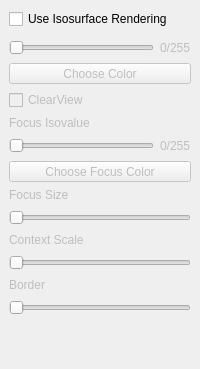
  <widget class="QDockWidget" name="dockWidget_IsoSurface" >
   <property name="windowTitle" >
    <string>Isosurface Settings</string>
   </property>
   <attribute name="dockWidgetArea" >
    <number>2</number>
   </attribute>
   <widget class="QWidget" name="dockWidgetContents_10" >
    <layout class="QVBoxLayout" name="verticalLayout_16" >
     <item>
      <widget class="QCheckBox" name="checkBox_UseIso" >
       <property name="minimumSize" >
        <size>
         <width>0</width>
         <height>18</height>
        </size>
       </property>
       <property name="text" >
        <string>Use Isosurface Rendering</string>
       </property>
      </widget>
     </item>
     <item>
      <widget class="QFrame" name="frame_IsosurfaceEdit" >
       <property name="enabled" >
        <bool>false</bool>
       </property>
       <property name="frameShape" >
        <enum>QFrame::NoFrame</enum>
       </property>
       <property name="frameShadow" >
        <enum>QFrame::Raised</enum>
       </property>
       <property name="lineWidth" >
        <number>0</number>
       </property>
       <layout class="QVBoxLayout" name="verticalLayout_30" >
        <property name="leftMargin" >
         <number>0</number>
        </property>
        <property name="topMargin" >
         <number>3</number>
        </property>
        <property name="rightMargin" >
         <number>0</number>
        </property>
        <property name="bottomMargin" >
         <number>3</number>
        </property>
        <item>
         <widget class="QFrame" name="frame_21" >
          <property name="frameShape" >
           <enum>QFrame::NoFrame</enum>
          </property>
          <property name="frameShadow" >
           <enum>QFrame::Plain</enum>
          </property>
          <property name="lineWidth" >
           <number>0</number>
          </property>
          <layout class="QHBoxLayout" name="horizontalLayout_2" >
           <property name="margin" >
            <number>0</number>
           </property>
           <item>
            <widget class="QSlider" name="horizontalSlider_Isovalue" >
             <property name="minimumSize" >
              <size>
               <width>0</width>
               <height>19</height>
              </size>
             </property>
             <property name="orientation" >
              <enum>Qt::Horizontal</enum>
             </property>
            </widget>
           </item>
           <item>
            <widget class="QLabel" name="label_IsoValue" >
             <property name="minimumSize" >
              <size>
               <width>0</width>
               <height>19</height>
              </size>
             </property>
             <property name="text" >
              <string>0/255</string>
             </property>
            </widget>
           </item>
          </layout>
         </widget>
        </item>
        <item>
         <widget class="QToolButton" name="toolButton_SelColorIso1" >
          <property name="sizePolicy" >
           <sizepolicy vsizetype="Fixed" hsizetype="Expanding" >
            <horstretch>0</horstretch>
            <verstretch>0</verstretch>
           </sizepolicy>
          </property>
          <property name="text" >
           <string>Choose Color</string>
          </property>
         </widget>
        </item>
        <item>
         <widget class="QCheckBox" name="checkBox_ClearView" >
          <property name="sizePolicy" >
           <sizepolicy vsizetype="Fixed" hsizetype="Minimum" >
            <horstretch>0</horstretch>
            <verstretch>19</verstretch>
           </sizepolicy>
          </property>
          <property name="text" >
           <string>ClearView</string>
          </property>
         </widget>
        </item>
        <item>
         <widget class="QFrame" name="frame_ClearView" >
          <property name="enabled" >
           <bool>false</bool>
          </property>
          <property name="frameShape" >
           <enum>QFrame::NoFrame</enum>
          </property>
          <property name="frameShadow" >
           <enum>QFrame::Plain</enum>
          </property>
          <property name="lineWidth" >
           <number>0</number>
          </property>
          <layout class="QVBoxLayout" name="verticalLayout_31" >
           <property name="margin" >
            <number>0</number>
           </property>
           <item>
            <widget class="QLabel" name="label" >
             <property name="sizePolicy" >
              <sizepolicy vsizetype="Preferred" hsizetype="Preferred" >
               <horstretch>0</horstretch>
               <verstretch>19</verstretch>
              </sizepolicy>
             </property>
             <property name="text" >
              <string>Focus Isovalue</string>
             </property>
            </widget>
           </item>
           <item>
            <widget class="QFrame" name="frame_22" >
             <property name="frameShape" >
              <enum>QFrame::NoFrame</enum>
             </property>
             <property name="frameShadow" >
              <enum>QFrame::Plain</enum>
             </property>
             <property name="lineWidth" >
              <number>0</number>
             </property>
             <layout class="QHBoxLayout" name="horizontalLayout_22" >
              <property name="margin" >
               <number>0</number>
              </property>
              <item>
               <widget class="QSlider" name="horizontalSlider_CVFocusIsoValue" >
                <property name="minimumSize" >
                 <size>
                  <width>0</width>
                  <height>19</height>
                 </size>
                </property>
                <property name="orientation" >
                 <enum>Qt::Horizontal</enum>
                </property>
               </widget>
              </item>
              <item>
               <widget class="QLabel" name="label_CVFocusIsoValue" >
                <property name="minimumSize" >
                 <size>
                  <width>0</width>
                  <height>19</height>
                 </size>
                </property>
                <property name="text" >
                 <string>0/255</string>
                </property>
               </widget>
              </item>
             </layout>
            </widget>
           </item>
           <item>
            <widget class="QToolButton" name="toolButton_SelColorIso2" >
             <property name="sizePolicy" >
              <sizepolicy vsizetype="Fixed" hsizetype="Expanding" >
               <horstretch>0</horstretch>
               <verstretch>0</verstretch>
              </sizepolicy>
             </property>
             <property name="text" >
              <string>Choose Focus Color</string>
             </property>
            </widget>
           </item>
           <item>
            <widget class="QLabel" name="label_2" >
             <property name="text" >
              <string>Focus Size</string>
             </property>
            </widget>
           </item>
           <item>
            <widget class="QSlider" name="horizontalSlider_CVFocusSize" >
             <property name="minimumSize" >
              <size>
               <width>0</width>
               <height>19</height>
              </size>
             </property>
             <property name="orientation" >
              <enum>Qt::Horizontal</enum>
             </property>
            </widget>
           </item>
           <item>
            <widget class="QLabel" name="label_8" >
             <property name="text" >
              <string>Context Scale</string>
             </property>
            </widget>
           </item>
           <item>
            <widget class="QSlider" name="horizontalSlider_CVContextScale" >
             <property name="minimumSize" >
              <size>
               <width>0</width>
               <height>19</height>
              </size>
             </property>
             <property name="orientation" >
              <enum>Qt::Horizontal</enum>
             </property>
            </widget>
           </item>
           <item>
            <widget class="QLabel" name="label_11" >
             <property name="text" >
              <string>Border</string>
             </property>
            </widget>
           </item>
           <item>
            <widget class="QSlider" name="horizontalSlider_CVBorder" >
             <property name="minimumSize" >
              <size>
               <width>0</width>
               <height>19</height>
              </size>
             </property>
             <property name="orientation" >
              <enum>Qt::Horizontal</enum>
             </property>
            </widget>
           </item>
          </layout>
         </widget>
        </item>
       </layout>
      </widget>
     </item>
     <item>
      <spacer name="verticalSpacer_12" >
       <property name="orientation" >
        <enum>Qt::Vertical</enum>
       </property>
       <property name="sizeHint" stdset="0" >
        <size>
         <width>20</width>
         <height>40</height>
        </size>
       </property>
      </spacer>
     </item>
    </layout>
   </widget>
  </widget>
